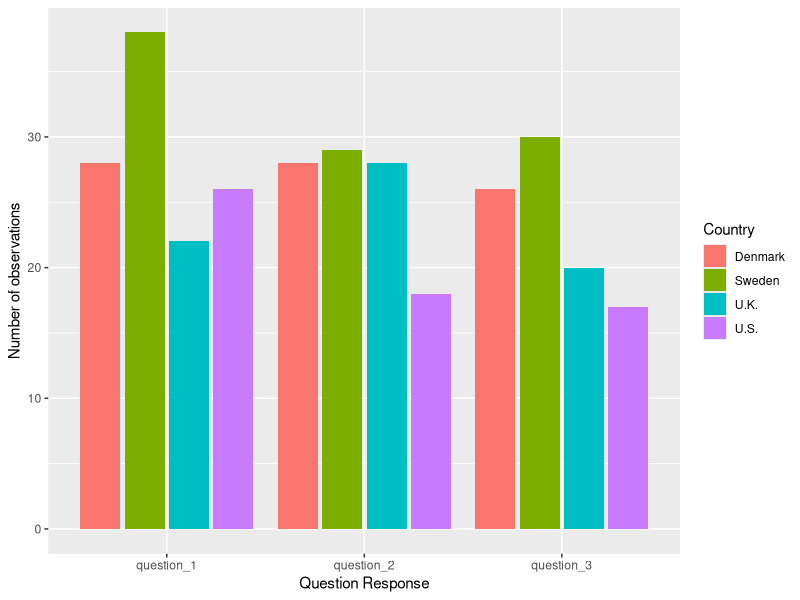

The R source for this figure:
#### Preamble ####
# Purpose:
# Author:
# Date:
# Contact:
# License:
# Pre-requisites:


#### Workspace Setup ####
library(tidyverse)
library(dplyr)


#### Build Simulated Data ####
set.seed(250)


# Simulate
simulated_questionnaire_responses <-
  tibble(
    participant_number =
      rep(c(1:200)),
    
    country = 
      sample(
        x = c("Denmark", "Sweden", "U.S.", "U.K."),
        size = 200,
        replace = TRUE
        ),
    
    question_1 = 
      sample(
        rep(c(1:4)),
        size = 200,
        replace = T
      ),
    
    question_2 = 
      sample(
        rep(c(1:4)),
        size = 200,
        replace = T
      ),
    
    question_3 = 
      sample(
        rep(c(1:4)),
        size = 200,
        replace = T
      )
  )

simulated_questionnaire_responses

# Rotate Data
simulated_questionnaire_responses_long <-
  simulated_questionnaire_responses |>
  pivot_longer(
    cols = c("question_1", "question_2", "question_3"),
    names_to = "question",
    values_to = "response"
  )

# Graph Simulated Data
simulated_questionnaire_responses_long %>%
  filter(response >= 3) %>%
  # mutate(response = as.factor(response)) %>%
  ggplot(aes(x = question, fill = country)) +
  geom_histogram(stat = "count", position = "dodge2") +
  labs(x = "Question Response", y = "Number of observations", fill = "Country")